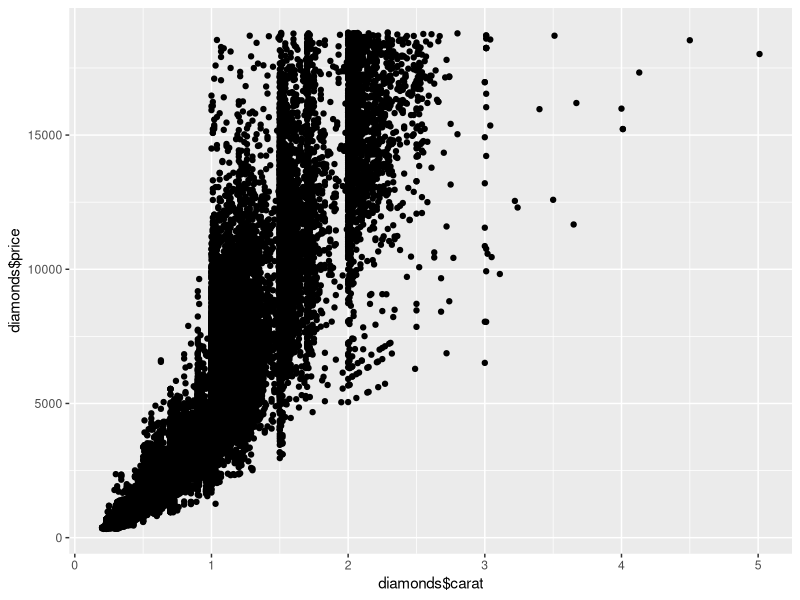
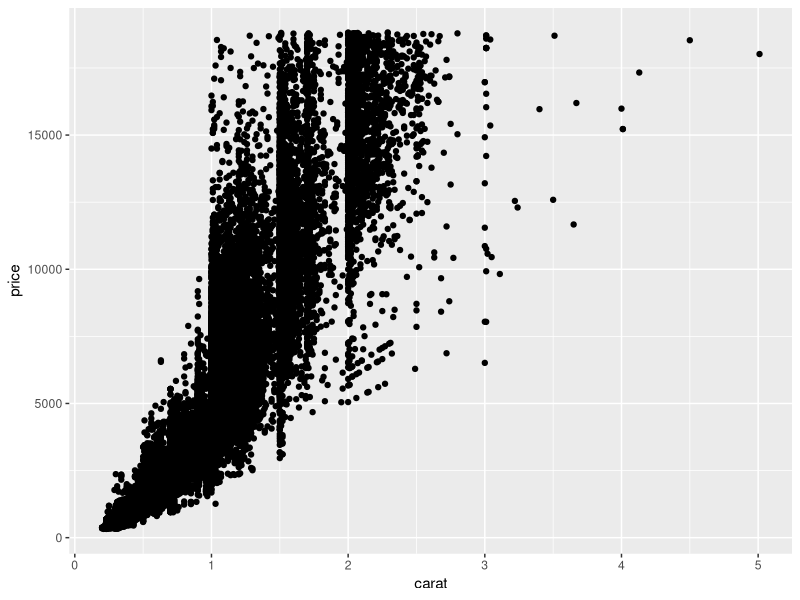
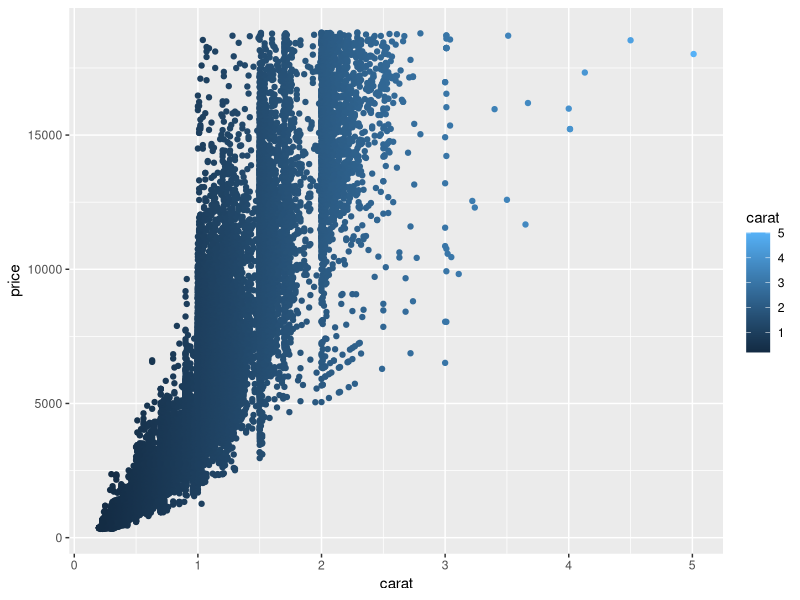

Write the R code that produced these figures, in order.
## ---- chunk 1
library(ggplot2)
## ---- chunk 2
head(diamonds)
qplot(diamonds$carat, diamonds$price)
## ---- chunk 3

## ---- chunk 4

## ---- chunk 5

## ---- chunk 6

## ---- chunk 7

## ---- chunk 8

## ---- chunk 9

## ---- chunk 10
d <- ggplot(diamonds, aes(x=carat, y=price)) # first you set the aesthetic and dataset
d + geom_point() # then you add geoms
d + geom_point(aes(colour = carat)) # and you can keep doing this to add layers to the plot
## ---- chunk 11

## ---- chunk 12

